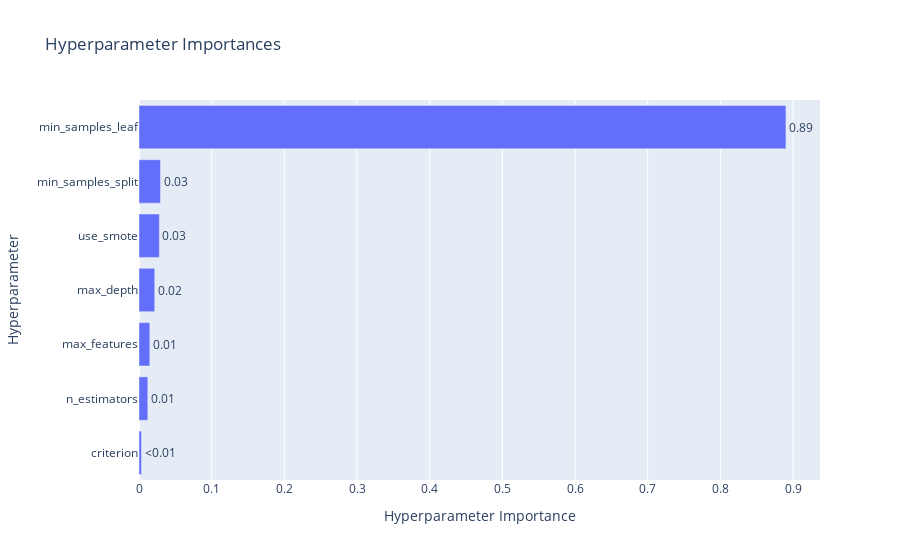

Source (notebook cell):
### Code cell
p_importance_feat_eng = optuna.visualization.plot_param_importances(study_feat_eng)
p_importance_feat_eng.show()

### Figure 1 — Plotly figure (JSON) as saved in the notebook; plotly's stock layout.template omitted (floating-point values rounded to 4 significant figures)
{"data": [{"cliponaxis": false, "hovertemplate": ["criterion (CategoricalDistribution): 0.003465957347879103<extra></extra>", "n_estimators (IntDistribution): 0.012129760198438236<extra></extra>", "max_features (CategoricalDistribution): 0.014873821512354895<extra></extra>", "max_depth (IntDistribution): 0.021640678604543755<extra></extra>", "use_smote (CategoricalDistribution): 0.028046288687007363<extra></extra>", "min_samples_split (IntDistribution): 0.02959786521783124<extra></extra>", "min_samples_leaf (IntDistribution): 0.8902456284319454<extra></extra>"], "name": "Objective Value", "orientation": "h", "text": ["<0.01", "0.01", "0.01", "0.02", "0.03", "0.03", "0.89"], "textposition": "outside", "type": "bar", "x": [0.003466, 0.01213, 0.01487, 0.02164, 0.02805, 0.0296, 0.8902], "y": ["criterion", "n_estimators", "max_features", "max_depth", "use_smote", "min_samples_split", "min_samples_leaf"]}], "layout": {"title": {"text": "Hyperparameter Importances"}, "xaxis": {"title": {"text": "Hyperparameter Importance"}}, "yaxis": {"title": {"text": "Hyperparameter"}}}}
